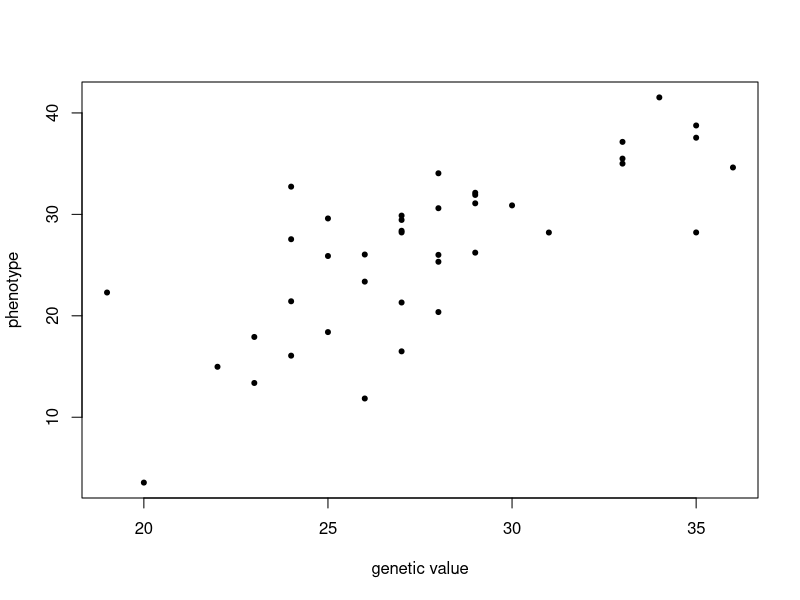

Write the R code that produced this figure.
# This is a more advanced example. In population and quantitative
# genetics, we are often interested in the relationships between
# genotypes and phenotypes. Here, we simulate some phenotypic data for
# n genotypes at L loci, in which the strength of the relationship
# between phenotype and genotype is controlled by sigma_e, the
# environmental variance.
set.seed(1)
n <- 40
L <- 100
sigma_e <- 6
maf <- 0.05 + 0.45 * runif(L)
genotypes <- (runif(n * L) < maf) +
             (runif(n * L) < maf)
genotypes <- matrix(genotypes, L, n)
b <- rbinom(n = L, size = 1, prob = 0.5)
sample_phenotype <- function (x, b, se) {
  genetics <- sum(x * b)
  environ <- rnorm(n = 1, sd = se)
  return(genetics + environ)
}
phenotypes <- apply(genotypes, 2, sample_phenotype, b = b, se = sigma_e)
genetic_values <- apply(genotypes, 2, function (x) sum(x * b))
plot(genetic_values, phenotypes, pch = 20, xlab = "genetic value",
     ylab = "phenotype")
